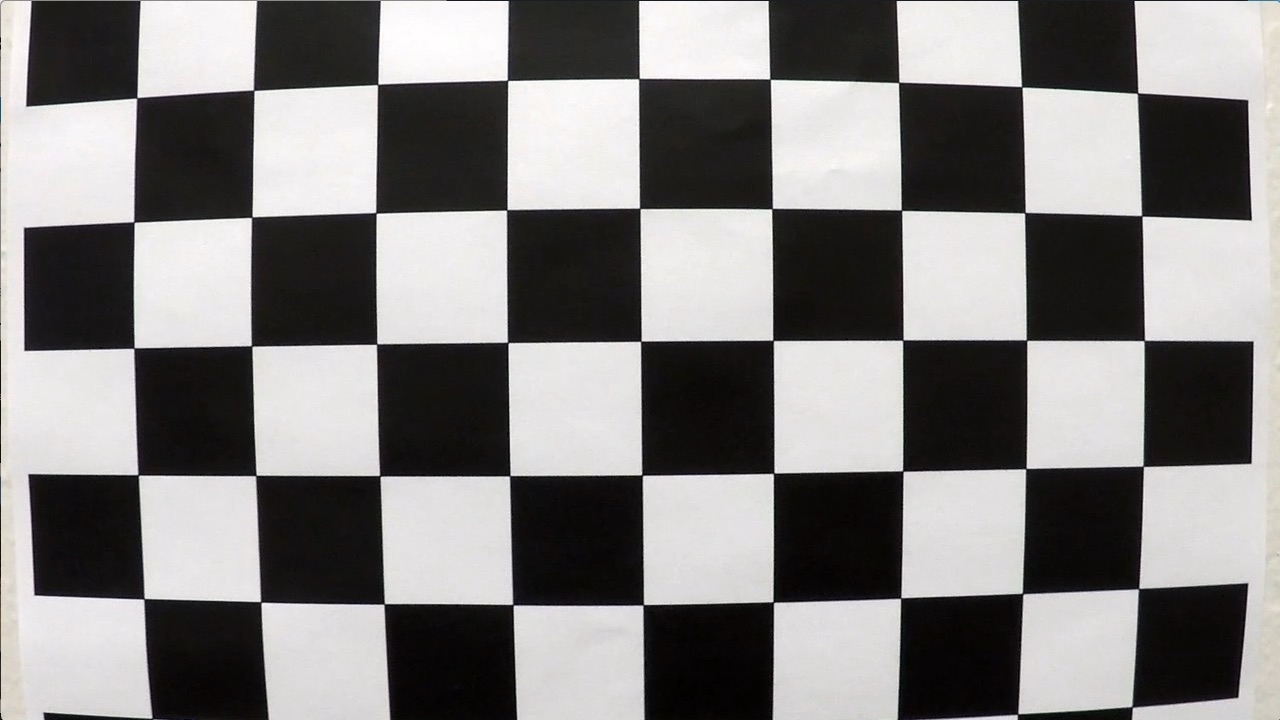
#> input picture camera_cal/calibration1.jpg, 1280 x 720 px; its folder holds 5 pictures in this run
$ python calibrate_camera.py
#> lines starting #> are read from the running program, lines starting #| are printed output that depends on the picture
"""Kalibracija kamere pomocu sahovske table (OpenCV)."""
import glob
import os
import cv2 as cv
import numpy as np

# Dimenzije table: broj UNUTRASNJIH uglova (ne polja!)
PATTERNS = [(9, 6), (9, 5), (6, 5), (7, 6), (9, 4), (8, 6), (5, 6)]  # fallback za slike koje su isecene
CAL_DIR = os.path.join(os.path.dirname(__file__), '..', 'camera_cal')
OUT_FILE = os.path.join(os.path.dirname(__file__), '..', 'output', 'calibration.npz')


def find_corners(gray):
    """Isprobava glavni obrazac (9x6), pa rezervne ako slika nije cela vidljiva."""
    flags = cv.CALIB_CB_ADAPTIVE_THRESH + cv.CALIB_CB_NORMALIZE_IMAGE
    for pattern in PATTERNS:
        ok, corners = cv.findChessboardCorners(gray, pattern, flags)
        if ok:
            return pattern, corners
    return None, None


def calibrate():
    criteria = (cv.TERM_CRITERIA_EPS + cv.TERM_CRITERIA_MAX_ITER, 30, 0.001)
    objpoints, imgpoints, used = [], [], []
    img_size = None

    for path in sorted(glob.glob(os.path.join(CAL_DIR, 'calibration*.jpg'))):
        img = cv.imread(path)
#> img is the input picture: shape (720, 1280, 3); mean B, G, R 127.8, 128.4, 130.1
        gray = cv.cvtColor(img, cv.COLOR_BGR2GRAY)
        img_size = gray.shape[::-1]  # (width, height)
#> img_size = (1280, 720)

        pattern, corners = find_corners(gray)
#> the loop in find_corners, `for pattern in PATTERNS:` made 2 passes
#> ok on passes 1 to 2: False, True
#> pattern = (9, 5); corners = 45 rows, first 8: [137.5, 96.45], [253.6, 90.19], [377.5, 84.48], [506.8, 79.62], [639.6, 77.4], [770.5, 79.55], [899.2, 82.02], [1022.5, 87.62]
        if pattern is None:
            print(f'{os.path.basename(path):20s} NIJE pronadjena tabla')
            continue

        corners = cv.cornerSubPix(gray, corners, (11, 11), (-1, -1), criteria)
#> corners = 45 rows, first 8: [136.7, 97.77], [253.7, 90.27], [377.6, 84.41], [507.5, 80.34], [638.9, 78.57], [770.1, 79.2], [898.7, 82.43], [1021.7, 86.77]
        # 3D tacke table u "svetu": (0,0,0), (1,0,0), ... (z = 0, jedinica = jedno polje)
        objp = np.zeros((pattern[0] * pattern[1], 3), np.float32)
        objp[:, :2] = np.mgrid[0:pattern[0], 0:pattern[1]].T.reshape(-1, 2)

        objpoints.append(objp)
        imgpoints.append(corners)
        used.append((os.path.basename(path), pattern))
        print(f'{os.path.basename(path):20s} OK  {pattern}')
#| calibration1.jpg     OK  (9, 5)

    rms, mtx, dist, rvecs, tvecs = cv.calibrateCamera(objpoints, imgpoints, img_size, None, None)

    # Reprojekciona greska (srednja)
    errs = []
    for op, ip, rv, tv in zip(objpoints, imgpoints, rvecs, tvecs):
        proj, _ = cv.projectPoints(op, rv, tv, mtx, dist)
        errs.append(cv.norm(ip, proj, cv.NORM_L2) / len(proj))
    print(f'\nKoriscenih slika: {len(used)}/20')
    print(f'RMS greska: {rms:.4f} px | srednja reprojekciona greska: {np.mean(errs):.4f} px')
    print('Camera matrix:\n', mtx)
    print('Distortion [k1 k2 p1 p2 k3]:\n', dist.ravel())

    np.savez(OUT_FILE, mtx=mtx, dist=dist)
    return mtx, dist


if __name__ == '__main__':
    mtx, dist = calibrate()
    # Demo: ispravljanje distorzije na prvoj slici
    img = cv.imread(os.path.join(CAL_DIR, 'calibration1.jpg'))
    h, w = img.shape[:2]
#> h = 720; w = 1280
    newmtx, _ = cv.getOptimalNewCameraMatrix(mtx, dist, (w, h), 1, (w, h))
    und = cv.undistort(img, mtx, dist, None, newmtx)
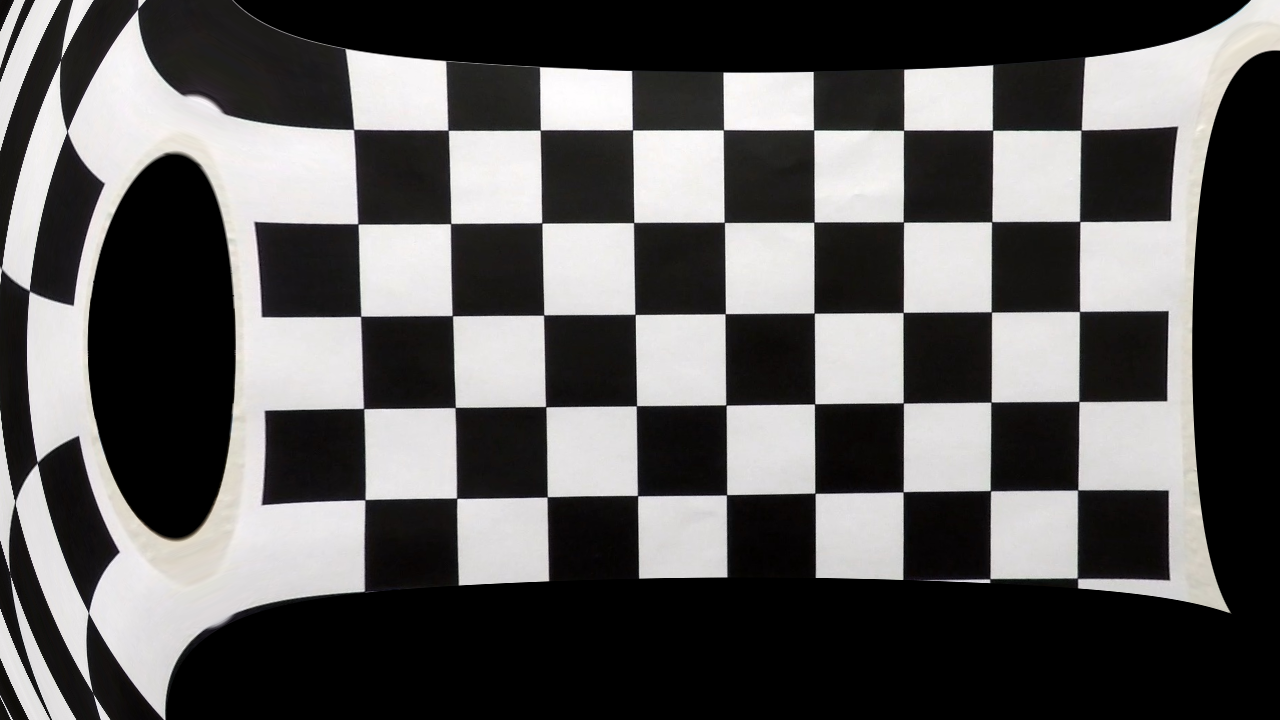
#> und: shape (720, 1280, 3); mean B, G, R 90.6, 91, 92.3
    cv.imwrite(os.path.join(os.path.dirname(OUT_FILE), 'undistorted_calibration1.jpg'),
               np.hstack([img, und]))
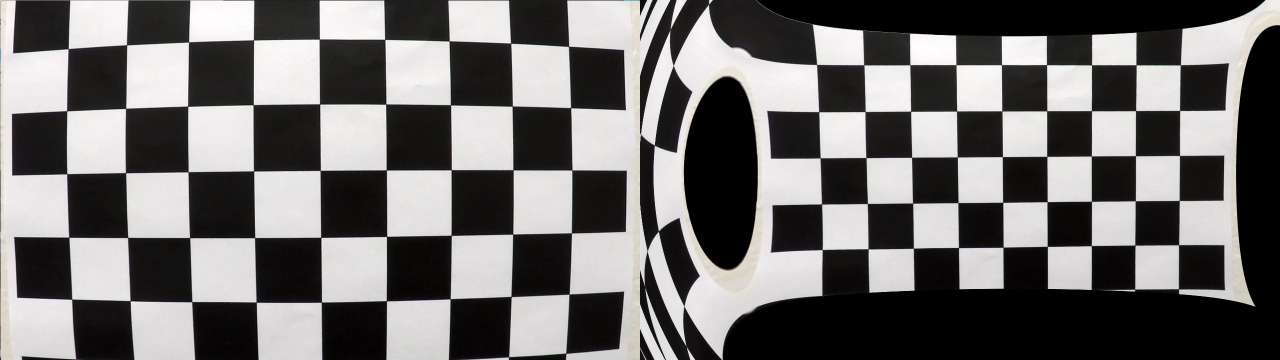
#> saved as undistorted_calibration1.jpg: shape (720, 2560, 3) (shown at 1/2 size); mean B, G, R 109.2, 109.7, 111.2
